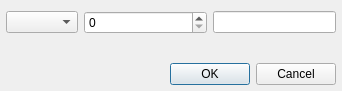
<?xml version="1.0" encoding="UTF-8"?>
<ui version="4.0">
 <class>BatchTagEditorDialog</class>
 <widget class="QDialog" name="BatchTagEditorDialog">
  <property name="geometry">
   <rect>
    <x>0</x>
    <y>0</y>
    <width>342</width>
    <height>91</height>
   </rect>
  </property>
  <property name="windowTitle">
   <string>Change Tags of the Selected Files</string>
  </property>
  <layout class="QVBoxLayout" name="verticalLayout">
   <property name="leftMargin">
    <number>6</number>
   </property>
   <property name="rightMargin">
    <number>6</number>
   </property>
   <property name="bottomMargin">
    <number>6</number>
   </property>
   <item>
    <layout class="QHBoxLayout" name="horizontalLayout">
     <item>
      <widget class="QComboBox" name="tagComboBox"/>
     </item>
     <item>
      <widget class="QSpinBox" name="tagSpinBox">
       <property name="sizePolicy">
        <sizepolicy hsizetype="Expanding" vsizetype="Fixed">
         <horstretch>0</horstretch>
         <verstretch>0</verstretch>
        </sizepolicy>
       </property>
       <property name="maximum">
        <number>2050</number>
       </property>
      </widget>
     </item>
     <item>
      <widget class="QLineEdit" name="tagValueLineEdit"/>
     </item>
    </layout>
   </item>
   <item>
    <spacer name="verticalSpacer">
     <property name="orientation">
      <enum>Qt::Vertical</enum>
     </property>
     <property name="sizeHint" stdset="0">
      <size>
       <width>20</width>
       <height>0</height>
      </size>
     </property>
    </spacer>
   </item>
   <item>
    <widget class="QDialogButtonBox" name="buttonBox">
     <property name="orientation">
      <enum>Qt::Horizontal</enum>
     </property>
     <property name="standardButtons">
      <set>QDialogButtonBox::Cancel|QDialogButtonBox::Ok</set>
     </property>
    </widget>
   </item>
  </layout>
 </widget>
 <resources/>
 <connections>
  <connection>
   <sender>buttonBox</sender>
   <signal>accepted()</signal>
   <receiver>BatchTagEditorDialog</receiver>
   <slot>accept()</slot>
   <hints>
    <hint type="sourcelabel">
     <x>248</x>
     <y>254</y>
    </hint>
    <hint type="destinationlabel">
     <x>157</x>
     <y>274</y>
    </hint>
   </hints>
  </connection>
  <connection>
   <sender>buttonBox</sender>
   <signal>rejected()</signal>
   <receiver>BatchTagEditorDialog</receiver>
   <slot>reject()</slot>
   <hints>
    <hint type="sourcelabel">
     <x>316</x>
     <y>260</y>
    </hint>
    <hint type="destinationlabel">
     <x>286</x>
     <y>274</y>
    </hint>
   </hints>
  </connection>
 </connections>
</ui>
